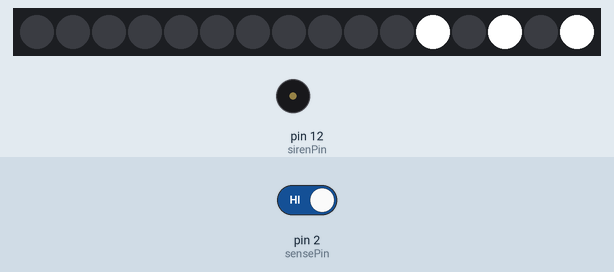
This sketch was run on a simulated Arduino Uno, built with avr-gcc and run on an emulated ATmega328P. Parts: 16 RGB LEDs in strip order, left to right, buzzer (waves = sounding, pin HIGH). Inputs (shaded band) come from the test bench; at power-on: pin 2 (sensePin) HIGH. EEPROM starts erased; what the sketch prints to the serial monitor is not drawn.

Above: at 7.6 s.
7.7 s: pin 2 (sensePin) driven LOW
At 8.6 s:
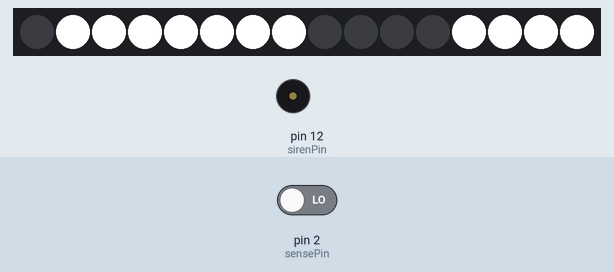
9.2 s: pin 2 (sensePin) driven HIGH
At 12.31 s:
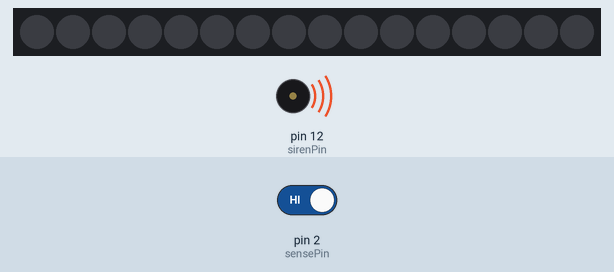
At 16.3 s:
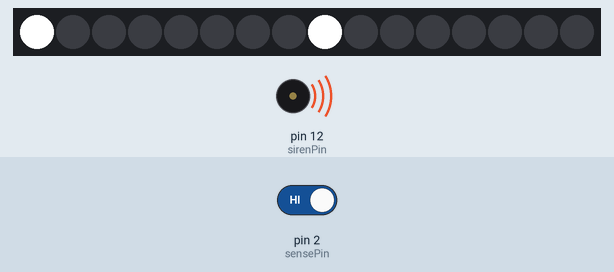
Timing chart, 0 to 17.8 s (numbered marks = the images above; inputs shaded):
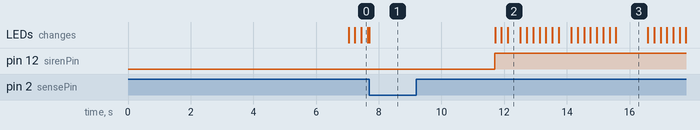

Measured:
- after the input at 9.2 s, pin 12 (sirenPin): LOW → HIGH after 2.5 s
- what the display in image 2 shows lasts 0.4 s, from 12.1 s to 12.5 s

The sketch:

display.ino
```cpp
/*
 Name:    Sketch4.ino
 Created: 1/28/2017 10:32:00 PM
 Author:  Sebastian
*/

#include "Tlc5940.h"
#include <SoftwareSerial.h>
#include <avr/pgmspace.h>
#include <EEPROM.h>

#define rxPin 7
#define txPin 3
#define sirenPin 12

enum state { INIT, PLING, SCROLLING, SHOW_PLING };

//uint8_t plingCounter = 0;
uint8_t plingCounter;

state State = INIT;
SoftwareSerial mySerial(rxPin, txPin);

String incomingChars;
String scroll = "en ol   to ol   tre ol......  dass dass";

//Timer variables
unsigned long changeStateTimer;
unsigned long lastUpdateTimer;
unsigned long plingResetTimer;

//interrupt stuff
const uint8_t sensePin = 2;
//int sirenPin = 12;
bool hasTriggered = false;


void setup()
{
  pinMode(sensePin, INPUT_PULLUP);
  pinMode(sirenPin, OUTPUT);
  //digitalWrite(sirenPin, LOW);
  //digitalWrite(sirenPin, HIGH);

  Serial.begin(9600);
  while (!Serial) {
    ; // wait for serial port to connect. Needed for native USB port only
  }
  mySerial.begin(9600);
  /* Call Tlc.init() to setup the tlc.
  You can optionally pass an initial PWM value (0 - 4095) for all channels.*/
  Tlc.init();

  //INT0 setup
  //EEPROM.write(0, 0);


  Serial.println("Serial started\n");

  delay(5000);

  plingCounter = EEPROM.read(0);

  State = SCROLLING;

  changeStateTimer = millis();
  lastUpdateTimer = millis();
  //attachInterrupt(INT0, ISR0, FALLING);
  //sei();
}


void loop()
{


  if (digitalRead(sensePin) == LOW) {
    State = PLING;

  }

  //change state periodically

  if (changeStateTimer + 10000 <= millis()) {
    if (State == SHOW_PLING) {
      State = SCROLLING;
    }
    else if (State == SCROLLING) {
      State = SHOW_PLING;

      Tlc.clear();
      setSlice("pling   ");
      setNumFromRight(plingCounter, 0);
      Tlc.update();
    }

    changeStateTimer = millis();
  }


  //check if new string from network
  if (mySerial.available()) {
    processByte(mySerial.read());
  }


  switch (State) {
  case PLING:
    //Increment counter in interrupt routine and set plingResetTimier to millis()
    plingCounter++;
    plingResetTimer = millis();
    EEPROM.write(0, plingCounter);

    Tlc.clear();
    setSlice("trig    ");
    setNumFromRight(plingCounter, 0);
    Tlc.update();
    //Cut music and start siren
    digitalWrite(sirenPin, LOW);
    delay(4000);

    //start music and cut siren
    //hasTriggered = false;
    digitalWrite(sirenPin, HIGH);
    State = SCROLLING;
    changeStateTimer = millis();

  case SCROLLING:
    //scrolling
    if (lastUpdateTimer + 200 <= millis()) {
      Tlc.clear();
      scrollingDisplay(scroll);
      Tlc.update();

      lastUpdateTimer = millis();
    }
  }
}

void processByte(const byte inByte) {
  char c = inByte;

  switch (inByte) {
  case '\n':
    scroll = incomingChars;
    incomingChars = "";
  case '\r':
    break;
  default:
    incomingChars += c;
  }
}

// Font array
unsigned const char font[39] =
{
  0b01111110, // 0
  0b00110000, // 1
  0b01101101, // 2
  0b01111001, // 3
  0b00110011, // 4
  0b01011011, // 5
  0b01011111, // 6
  0b01110000, // 7
  0b01111111, // 8
  0b01111011, // 9
  0b01110111, // A
  0b00011111, // b
  0b01001110, // C
  0b00111101, // D
  0b01001111, // E
  0b01000111, // F
  0b01011110, // G
  0b00010111, // h
  0b00000110, // I
  0b00111000, // J
  0b00110111, // K
  0b00001110, // L
  0b01010100, // M
  0b00010101, // n
  0b00011101, // O
  0b01100111, // P
  0b01110011, // q
  0b00000101, // r
  0b01011011, // S
  0b00001111, // t
  0b00111110, // U
  0b00111110, // v
  0b00111111, // W
  0b00110111, // X
  0b00111011, // Y
  0b01101101, // Z
  0b00000001, // -
  0b00000000, // blank
  0b10000000, // decimal point
};

// sets a single char in the desired digit
void setDigit(char ch, int digit) {
  char fontCh;

  if (ch == ' ') {
    fontCh = font[37];
  }
  else if (ch == '.') {
    fontCh = font[38];
  }
  else if (ch >= 48 && ch <= 57) {
    fontCh = font[ch - 48];
  }
  else if (ch >= 65 && ch <= 90) {
    fontCh = font[ch - 55];
  }
  else if (ch >= 97 && ch <= 122) {
    fontCh = font[ch - 87];
  }
  else {
    return;
  }
  if (digit <= NUM_TLCS*2) {
    for (int channel = digit * 8; channel < digit * 8 + 8; channel++) {
      if (fontCh >> (7+(digit*8) - channel) & 1) {
        Tlc.set(channel, 4095);
      }
    }
  }
}

// sets an integer at the right side of the display
void setNumFromRight(int number, int start) {
  int mod = (number % 10);
  char ch = font[mod];
  for (int channel = start; channel < start+8; channel++) {
    if (ch >> (7+start - channel) & 1) {
      Tlc.set(channel, 4095);
    }
  }
  if (number >= 10) {
    setNumFromRight(number/10, (start + 8));
  }
}

// sets a string of size 8
void setSlice(String slice) {
  for (int i = 0; i < NUM_TLCS*2; i++) {
    setDigit(slice.charAt((NUM_TLCS*2-1)-i), i);
  }
}

// does one iteration of the scrolling display
// keeps count by static variable
// Could be used with a timer interrupt f.ex.
void scrollingDisplay(String str) {
  String temp = "          " + str + "          ";
  static uint8_t offset = 0;
  String slice = temp.substring(offset, offset + 8);
  offset++;

  if (offset >= (temp.length()-9)) {
    offset = 0;
  }
  setSlice(slice);
}
```
